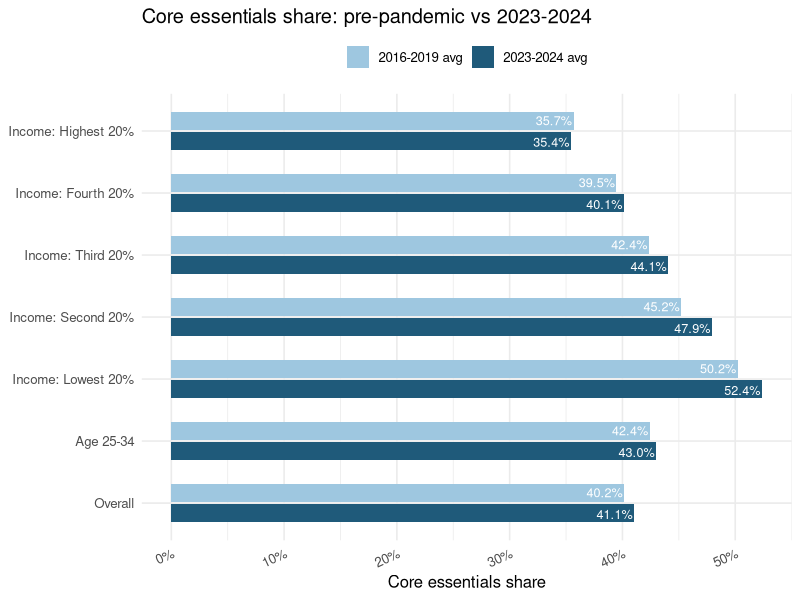
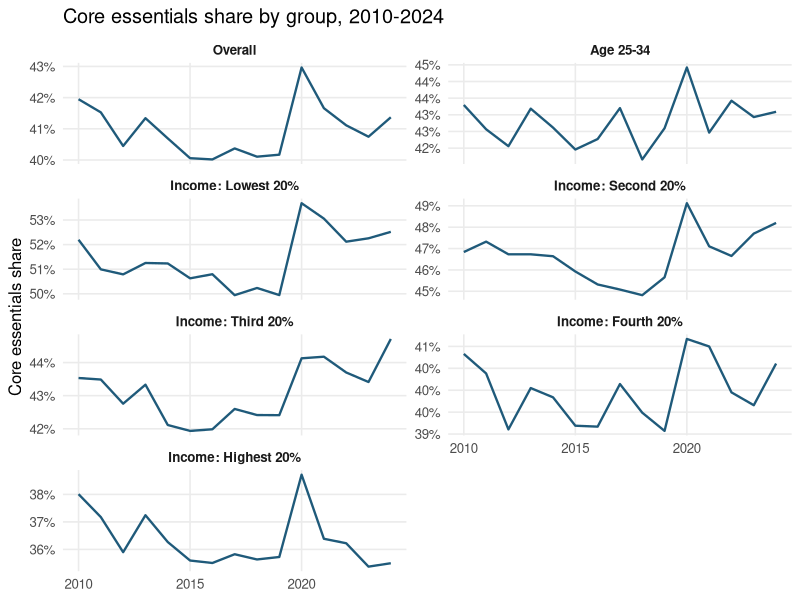

Write R code to recreate these figures, in order.
## ---- chunk 1
library(tidyverse)

cex <- read_csv("data/cex_data.csv")
## ---- chunk 2
core_essentials <- c("Food at home", "Housing")
essentials <- c(core_essentials, "Healthcare", "Transportation")

totals <- cex %>%
  filter(item_text == "Average annual expenditures") %>%
  select(year, demographics_text, characteristics_text, total = value)

build_share <- function(items, label) {
  cex %>%
    filter(item_text %in% items) %>%
    group_by(year, demographics_text, characteristics_text) %>%
    summarise(essentials_value = sum(value, na.rm = TRUE), .groups = "drop") %>%
    left_join(totals, by = c("year", "demographics_text", "characteristics_text")) %>%
    mutate(
      essentials_share = essentials_value / total,
      essentials_type = label
    )
}

essentials_share <- bind_rows(
  build_share(core_essentials, "Core essentials"),
  build_share(essentials, "Essentials")
)

group_definitions <- tibble(
  group = c(
    "Overall",
    "Age 25-34",
    "Income: Lowest 20%",
    "Income: Second 20%",
    "Income: Third 20%",
    "Income: Fourth 20%",
    "Income: Highest 20%"
  ),
  demographics_text = c(
    "Quintiles of income before taxes",
    "Age of reference person",
    rep("Quintiles of income before taxes", 5)
  ),
  characteristics_text = c(
    "All Consumer Units",
    "Reference person from age 25 to 34",
    "Lowest 20 percent income quintile",
    "Second 20 percent income quintile",
    "Third 20 percent income quintile",
    "Fourth 20 percent income quintile",
    "Highest 20 percent income quintile"
  )
)

summarize_group <- function(demo_label, char_filter) {
  essentials_share %>%
    filter(
      demographics_text == demo_label,
      characteristics_text %in% char_filter
    ) %>%
    group_by(essentials_type, characteristics_text) %>%
    summarise(
      share_2019 = essentials_share[year == 2019][1],
      share_2024 = essentials_share[year == 2024][1],
      change_2019_2024 = share_2024 - share_2019,
      avg_2016_2019 = mean(essentials_share[year %in% 2016:2019], na.rm = TRUE),
      avg_2023_2024 = mean(essentials_share[year %in% 2023:2024], na.rm = TRUE),
      change_2016_2019_to_2023_2024 = avg_2023_2024 - avg_2016_2019,
      .groups = "drop"
    )
}

format_table <- function(df) {
  df %>%
    mutate(across(where(is.double), ~ scales::percent(.x, accuracy = 0.1))) %>%
    rename(
      type = essentials_type,
      group = characteristics_text,
      `2019` = share_2019,
      `2024` = share_2024,
      `chg 19-24` = change_2019_2024,
      `avg 16-19` = avg_2016_2019,
      `avg 23-24` = avg_2023_2024,
      `chg avg` = change_2016_2019_to_2023_2024
    )
}
## ---- chunk 3
overall <- summarize_group(
  "Quintiles of income before taxes",
  "All Consumer Units"
)

overall %>%
  format_table() %>%
  select(type, `2019`, `2024`, `chg 19-24`, `avg 16-19`, `avg 23-24`, `chg avg`) %>%
  knitr::kable()
## ---- chunk 4
age <- summarize_group(
  "Age of reference person",
  "Reference person from age 25 to 34"
)

age %>%
  format_table() %>%
  select(type, `2019`, `2024`, `chg 19-24`, `avg 16-19`, `avg 23-24`, `chg avg`) %>%
  knitr::kable()
## ---- chunk 5
income <- summarize_group(
  "Quintiles of income before taxes",
  c(
    "Lowest 20 percent income quintile",
    "Second 20 percent income quintile",
    "Third 20 percent income quintile",
    "Fourth 20 percent income quintile",
    "Highest 20 percent income quintile"
  )
)

income_order <- c(
  "Lowest 20 percent income quintile",
  "Second 20 percent income quintile",
  "Third 20 percent income quintile",
  "Fourth 20 percent income quintile",
  "Highest 20 percent income quintile"
)

income %>%
  mutate(characteristics_text = factor(characteristics_text, levels = income_order)) %>%
  arrange(characteristics_text, essentials_type) %>%
  format_table() %>%
  select(group, type, `2019`, `2024`, `chg 19-24`, `avg 16-19`, `avg 23-24`, `chg avg`) %>%
  knitr::kable()
## ---- chunk 6
core_share <- essentials_share %>%
  filter(essentials_type == "Core essentials") %>%
  inner_join(group_definitions, by = c("demographics_text", "characteristics_text"))

core_bar <- core_share %>%
  filter(year %in% c(2016:2019, 2023:2024)) %>%
  mutate(period = if_else(year <= 2019, "2016-2019 avg", "2023-2024 avg")) %>%
  mutate(period = factor(period, levels = c("2016-2019 avg", "2023-2024 avg"))) %>%
  group_by(group, period) %>%
  summarise(avg_share = mean(essentials_share, na.rm = TRUE), .groups = "drop")

ggplot(
  core_bar,
  aes(x = factor(group, levels = group_definitions$group), y = avg_share, fill = period)
) +
  geom_col(position = position_dodge2(width = 0.7, reverse = TRUE), width = 0.65) +
  geom_text(
    aes(label = scales::percent(avg_share, accuracy = 0.1)),
    position = position_dodge2(width = 0.7, reverse = TRUE),
    hjust = 1.05,
    color = "white",
    size = 3.2
  ) +
  scale_y_continuous(labels = scales::percent_format(accuracy = 1)) +
  scale_fill_manual(values = c("2016-2019 avg" = "#9EC7E0", "2023-2024 avg" = "#1F5A7A")) +
  labs(
    title = "Core essentials share: pre-pandemic vs 2023-2024",
    x = NULL,
    y = "Core essentials share",
    fill = NULL
  ) +
  coord_flip() +
  theme_minimal(base_size = 12) +
  theme(
    legend.position = "top",
    axis.text.x = element_text(angle = 25, hjust = 1)
  )
## ---- chunk 7
core_line <- core_share %>%
  filter(year >= 2010) %>%
  mutate(group = factor(group, levels = group_definitions$group))

ggplot(core_line, aes(x = year, y = essentials_share, group = group)) +
  geom_line(color = "#1F5A7A", linewidth = 0.8) +
  scale_y_continuous(labels = scales::percent_format(accuracy = 1)) +
  facet_wrap(~ group, ncol = 2, scales = "free_y") +
  labs(
    title = "Core essentials share by group, 2010-2024",
    x = NULL,
    y = "Core essentials share"
  ) +
  theme_minimal(base_size = 12) +
  theme(
    strip.text = element_text(face = "bold"),
    panel.grid.minor = element_blank()
  )
